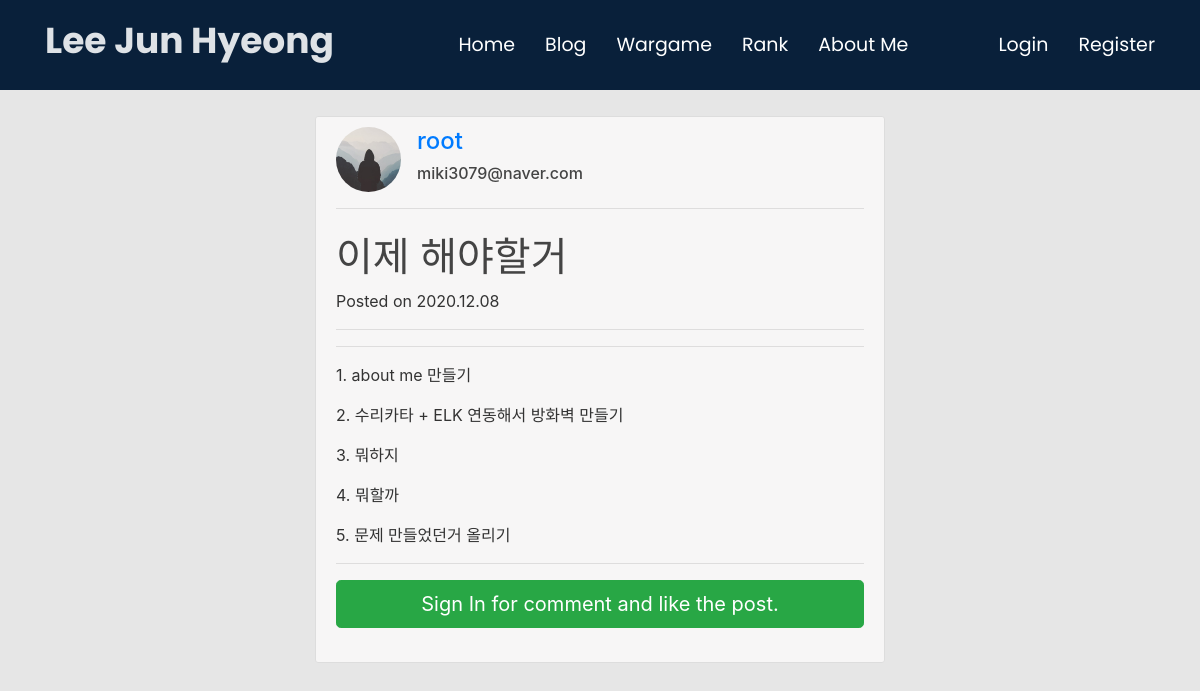
/blog/post/54/, run on an earlier commit of the app's database.
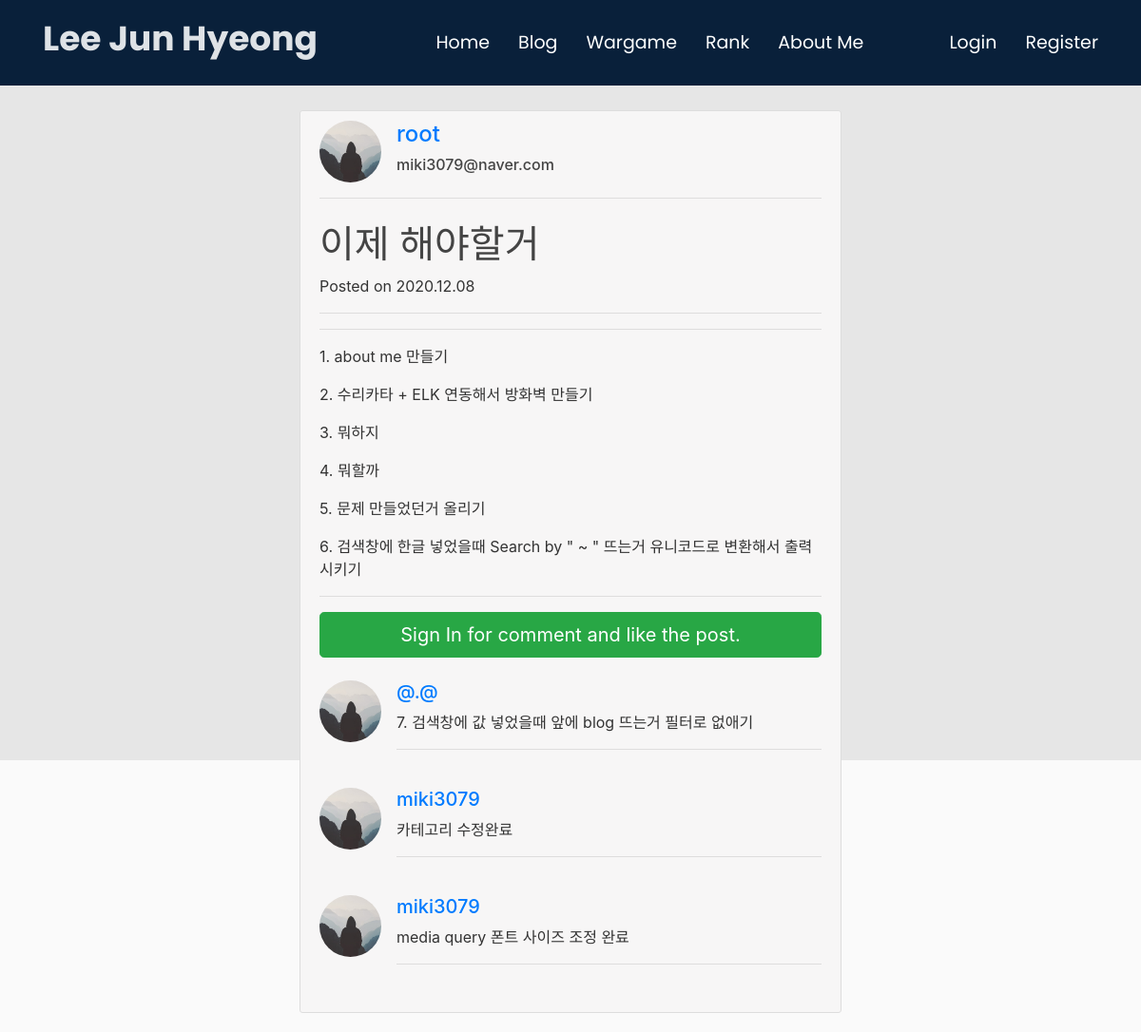
And on a later commit of the database.
### blog/models.py (models this page shows, shortened)
class Post(models.Model):
    category_CHOICES = {
        ('Security_CTF', 'Security_CTF'),
        ('Security_Wargame', 'Security_Wargame'),
        ('Security_Study', 'Security_Study'),
        ('Development_Programming', 'Development_Programming'),
        ('Development_Study', 'Development_Study'),
        ('Other', 'Other'),
    }
    author = models.ForeignKey(
        settings.AUTH_USER_MODEL, on_delete=models.CASCADE)
    title = models.CharField(max_length=100)
    content = RichTextUploadingField(blank=True,null=True)
    liked = models.ManyToManyField(
        settings.AUTH_USER_MODEL, blank=True, related_name='liked')
    date_posted = models.DateTimeField(default=timezone.now)
    category =  models.CharField(null=True,default='none',max_length=100,choices=category_CHOICES)
    objects = PostManager()
    class Meta:
        ordering = ('-date_posted', )

class Comment(models.Model):
    post = models.ForeignKey(
        Post, related_name='comments', on_delete=models.CASCADE)
    author = models.ForeignKey(
        settings.AUTH_USER_MODEL, on_delete=models.CASCADE)
    text = models.TextField()
    created_date = models.DateTimeField(default=timezone.now)
    approved_comment = models.BooleanField(default=True)

### users/models.py (models this page shows, shortened)
class Profile(models.Model):
    user = models.OneToOneField(User, on_delete=models.CASCADE)
    image = models.ImageField(default='default.jpg', upload_to='profile_pics')
    points = models.IntegerField(default=0)

### blog/views.py (the view)
# urls.py: path('blog/post/<int:pk>/', PostDetailView.as_view(), name='post_detail'),
class PostDetailView(DetailView):
    model = Post

### blog/templates/blog/post_detail.html (shortened to what this page needs)
{% extends "blog/base.html" %}
{% load crispy_forms_tags %}
{% block content %}
<div class="content-section">
    <div class="media">
        <img class="d-flex mr-3 rounded-circle article-img" src="{{ object.author.profile.image.url }}" alt="">
        <div class="media-body">
            <h4 class="mt-0"><a href="{% url 'user_posts' object.author.username %}">{{ object.author }}</a></h4>
            <h6 class="mt-0">{{ object.author.email }}</h6>
        </div>
    </div>
    <hr>
    <div>
        <h1 class="mt-4">{{object.title}}</h1>
        <p>
            Posted on {{ object.date_posted|date:"Y.m.d" }}
        </p>
    </div>
    <hr>
    <hr>
    <p class="lead">{{ object.content|safe|linebreaks }}</p>
    <hr>
    {% if user.is_authenticated %}
    <div class="card my-4">
        <h5 class="card-header">Leave a Comment:</h5>
        <div class="card-body">
            <form method="POST" action="{% url 'add_comment' object.id %}">
                {% csrf_token %}
                <div class="form-group">
                    <textarea class="form-control" name="text" rows="3" required></textarea>
                    <input type="hidden" name="user_id" value="{{user.id}}">
                </div>
                <button class="btn btn-primary" type="submit">Comment</button>
            </form>
        </div>
    </div>
    {% else %}
    <a href="{% url 'login' %}" class="btn btn-success btn-lg btn-block mb-4">
        Sign In for comment and like the post.
    </a>
    {% endif %}
    {% for comment in post.comments.all %}
    {% if comment.approved_comment %}
    <div class="media mb-4">
        <img class="d-flex mr-3 rounded-circle article-img" src="{{ comment.author.profile.image.url }}" alt="">
        <div class="media-body">
            <h5 class="mt-0"><a href="{% url 'user_posts' comment.author.username %}">{{ comment.author }}</a></h5>
            {{ comment.text|linebreaks }}
            <hr>
        </div>
    </div>
    {% else %}
    <div class="alert alert-secondary" role="alert">
        No Comment has been posted.
    </div>
    {% endif %}
    {% endfor %}
</div>
{% endblock content %}

### blog/templates/blog/base.html (shortened to what this page needs)
{% load static %}
<!DOCTYPE html>
<html>
<head>
  <link href="{% static 'css/icofont/icofont.min.css' %}" rel="stylesheet">
  <link href="{% static 'css/style2.css' %}" rel="stylesheet">
	<link rel="stylesheet" href="{% static 'css/bootstrap.min.css' %}">
  <link rel="stylesheet" href="https://use.fontawesome.com/releases/v5.6.3/css/all.css"
>
  <link rel="stylesheet" type="text/css" href="{% static 'css/main.css' %}">
</head>
<body>
<header id="header" class="header-tops header-top">
    <div class="container">
	<h1><a href="{% url 'index' %}">Lee Jun Hyeong</a></h1>
      <nav class="nav-menu d-none d-lg-block">
        <ul>
			{% if not request.get_full_path %}
          	<li class="active"><a href="{% url 'index' %}"> <span>Home</span></a></li>
			{% else %}
			<li><a href="{% url 'index' %}"> <span>Home</span></a></li>
			{% endif %}
			{% if request.get_full_path == '/blog/' %}
          <li class="active"><a href="{% url 'blog' %}"><span>Blog</span></a></li>
			{% else %}
			<li><a href="{% url 'blog' %}"><span>Blog</span></a></li>
			{% endif %}
			{% if request.get_full_path == '/wargame/' %}
          <li class="active"><a href="{% url 'challenges' %}"><span>Wargame</span></a></li>
			{% else %}
			<li><a href="{% url 'challenges' %}"><span>Wargame</span></a></li>
			{% endif %}
			{% if request.get_full_path == '/wargame/rank/' %}
          <li class="active"><a href="{% url 'rank' %}"><span>Rank</span></a></li>
			{% else %}
			<li><a href="{% url 'rank' %}"><span>Rank</span></a></li>
			{% endif %}
			{% if request.get_full_path == '/about/' %}
          <li class="active"><a href="{% url 'about' %}"><span>About&nbsp;Me</span></a></li>
			{% else %}
			<li><a href="{% url 'about' %}"><span>About&nbsp;Me</span></a></li>
			{% endif %}
            {% if user.is_authenticated %}
			<li><a href="{% url 'profile' %}"> <span>Profile</span></a></li>
            <li><a href="{% url 'logout' %}"> <span>Logout</span></a></li>
            {% else %}
			<li><a href="{% url 'login' %}"> <span>Login</span></a></li>
			<li><a href="{% url 'register' %}"> <span>Register</span></a></li>
            {% endif %}
        </ul>
      </nav>
    </div>
  </header>
<section class="section-show">
<main role="main" class="container-fluid">
    <div class="row">
		<div class="col-md-3">
      </div>
      <div class="col-md-6">
        {% block content %}{% endblock %}
      </div>
		<div class="col-md-3">
      </div>
    </div>
  </main>
  </section>
</body>
</html>

### web/static/css/style2.css (style rules this page uses)
body { font-family: "Open Sans", sans-serif; color: #fff; position: relative; background: transparent; }
body::before { content: ""; position: fixed; background: #E6E6E6; background-size: cover; left: 0; right: 0; top: 0; height: 100vh; }
@media (min-width: 1024px) { body::before { background-attachment: fixed; } }
a { color: #12d640; }
h1, h2, h3, h4, h5, h6 { font-family: "Raleway", sans-serif; }
#header { transition: ease-in-out 0s; position: relative; height: 100vh; display: flex; align-items: center; z-index: 1; overflow-y: auto; }
#header * { transition: ease-in-out 0s; }
#header h1 { font-size: 48px; margin-top: 0px; padding: 0; line-height: 1; font-weight: 700; font-family: "Poppins", sans-serif; }
#header h1 a, #header h1 a:hover { color: #dee2e6; line-height: 1; display: inline-block; }
.nav-menu { margin-top: 35px; }
.nav-menu ul { display: flex; margin: 0; padding: 0; list-style: none; }
.nav-menu li + li { margin-left: 30px; }
.nav-menu a { display: block; position: relative; color: #fff; font-size: 19px; font-family: "Poppins", sans-serif; font-weight: 400; }
.nav-menu a:before { content: ""; position: absolute; width: 0; height: 2px; bottom: -4px; left: 0; background-color: #9e7f25; visibility: hidden; width: 0px; transition: all 0.3s ease-in-out 0s; }
.mobile-nav { position: fixed; top: 55px; right: 15px; bottom: 15px; left: 15px; z-index: 9999; overflow-y: auto; background: rgba(0, 0, 0, 0.7); transition: ease-in-out 0s; opacity: 0; visibility: hidden; border-radius: 10px; padding: 10px 0; border: 2px solid rgba(255, 255, 255, 0.12); }
.mobile-nav * { margin: 0; padding: 0; list-style: none; }
.mobile-nav a { display: block; position: relative; color: #fff; padding: 10px 20px; font-weight: 500; outline: none; }
#header.header-top { height: 90px; position: fixed; left: 0; top: 0; right: 0; background: #09203a; }
#header.header-top h1 { margin-right: auto; font-size: 36px; }
#header.header-top .container { display: flex; align-items: center; }
#header.header-top .nav-menu { margin: 0; }
section { overflow: hidden; width: 100%; top: 140px; bottom: 100%; opacity: 0; }
section.section-show { top: 70px; bottom: auto; opacity: 1; padding-bottom: 0px; }

### web/static/css/main.css (style rules this page uses)
body { background: #fafafa; color: #333333; margin-top: 5rem; }
h1, h2, h3, h4, h5, h6 { color: #444444; }
ul { margin: 0; }
.content-section { background: #F7F6F6; padding: 10px 20px; border: 1px solid #dddddd; border-radius: 3px; margin-bottom: 20px; }
.article-img { height: 65px; width: 65px; margin-right: 16px; }

What changed in the data, as far as the page shows it:
changed Post "이제 해야할거": content "1. about me 만들기 2. 수리카타 + ELK 연동해서 방화벽 만들기 3. 뭐하지 4. 뭐할까 5. 문제 만들었던거 올리기" → "1. about me 만들기 2. 수리카타 + ELK 연동해서 방화벽 만들기 3. 뭐하지 4. 뭐할까 5. 문제 만들었던거 올리기 6. 검색창에 한글 넣었을때 Search by \" ~ \" 뜨는거 유니코드로 변환해서 출력시키기"
added Comment: author.profile.image (placeholder picture), author "@.@", text "7. 검색창에 값 넣었을때 앞에 blog 뜨는거 필터로 없애기"
added Comment: author.profile.image (placeholder picture), author "miki3079", text "카테고리 수정완료"
added Comment: author.profile.image (placeholder picture), author "miki3079", text "media query 폰트 사이즈 조정 완료"
